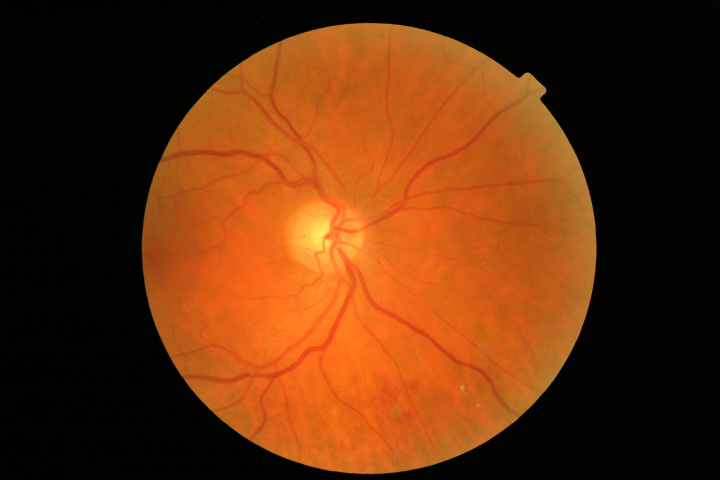
#> input picture dataSets/testDatasetEoptha/x_test/DS00008G.JPG, 1440 x 960 px (shown at 1/2 size); its folder holds 4 pictures in this run
$ python test_image_preprocessing.py
#> lines starting #> are read from the running program, lines starting #| are printed output that depends on the picture; pictures that were not available may be replaced by others from this repository, and a replacement may not be noted
# Imports

import cv2
import os
import random
import math
import numpy as np
from tqdm import tqdm
from matplotlib import pyplot
from patchify import patchify, unpatchify

# Function for centering Microaneurysms

def find_center(contours):
    y = []
    for i in range(len(contours)):
        a = contours[i]
        center = np.average(a,axis=0)
        x_cen = math.ceil(center[0,0])
        y_cen = math.ceil(center[0,1])
        x = [x_cen,y_cen]
        y.append(x)
    return y

# Finding Elements in Test Data Set

x_test_path = 'dataSets/testDatasetEoptha/x_test'
y_test_path = 'dataSets/testDatasetEoptha/y_test'

x_test_list = os.listdir(x_test_path)
y_test_list = os.listdir(y_test_path)

if not os.path.isdir('dataSets/preprocessed/testpatches/MA/x'):
    os.makedirs('dataSets/preprocessed/testpatches/MA/x')
if not os.path.isdir('dataSets/preprocessed/testpatches/MA/y'):
    os.makedirs('dataSets/preprocessed/testpatches/MA/y')

# Preprocessing of x_test , y_test with MA at center of image

val = 64
e = (128,128)
for i in tqdm(range(len(x_test_list))):
    x_read = cv2.imread('dataSets/testDatasetEoptha/x_test/'+x_test_list[i],cv2.IMREAD_UNCHANGED)
#> x_read is the input picture: shape (960, 1440, 3); mean B, G, R 14, 47.4, 98.4
    x_resized = cv2.resize(x_read,(2432,1664),interpolation=cv2.INTER_CUBIC)
    x_green = x_resized[:,:,1]
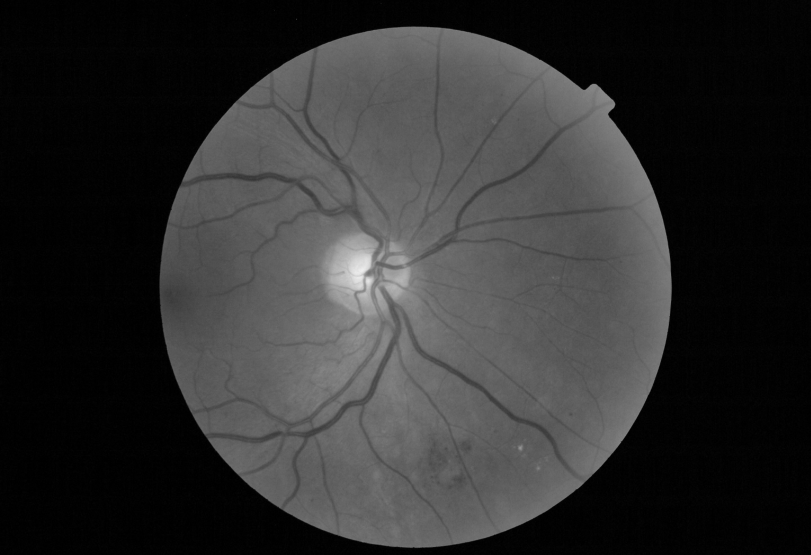
#> x_green: shape (1664, 2432) (shown at 1/3 size); min 0, max 240, mean 47.4
    x_histeq = cv2.equalizeHist(x_green)
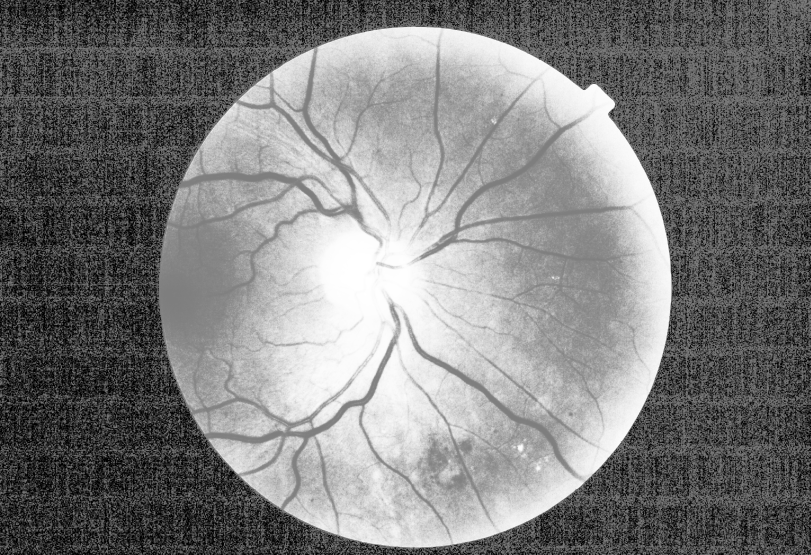
#> x_histeq: shape (1664, 2432) (shown at 1/3 size); min 0, max 255, mean 125.2
    clahe = cv2.createCLAHE(clipLimit=2.0, tileGridSize=(8,8))
    x_final = clahe.apply(x_histeq)
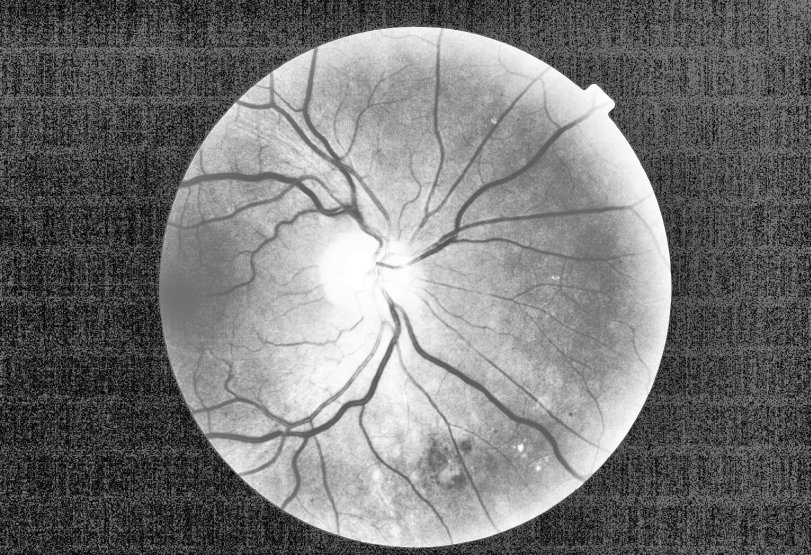
#> x_final: shape (1664, 2432) (shown at 1/3 size); min 2, max 255, mean 119

    y_read = cv2.imread('dataSets/testDatasetEoptha/y_test/'+y_test_list[i],cv2.IMREAD_UNCHANGED)
    y_resized = cv2.resize(y_read, (2432,1664),interpolation=cv2.INTER_CUBIC)
#> (the run stopped early here; a loop or call above may not have finished)
